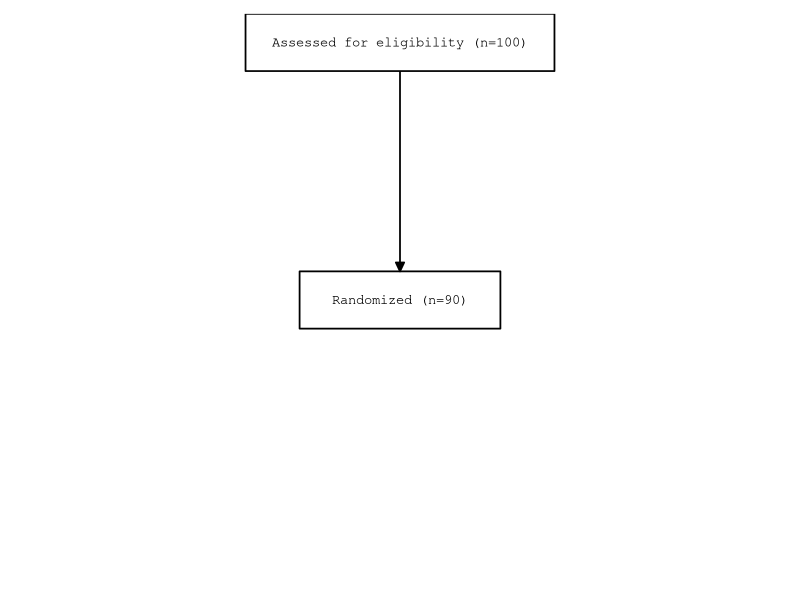
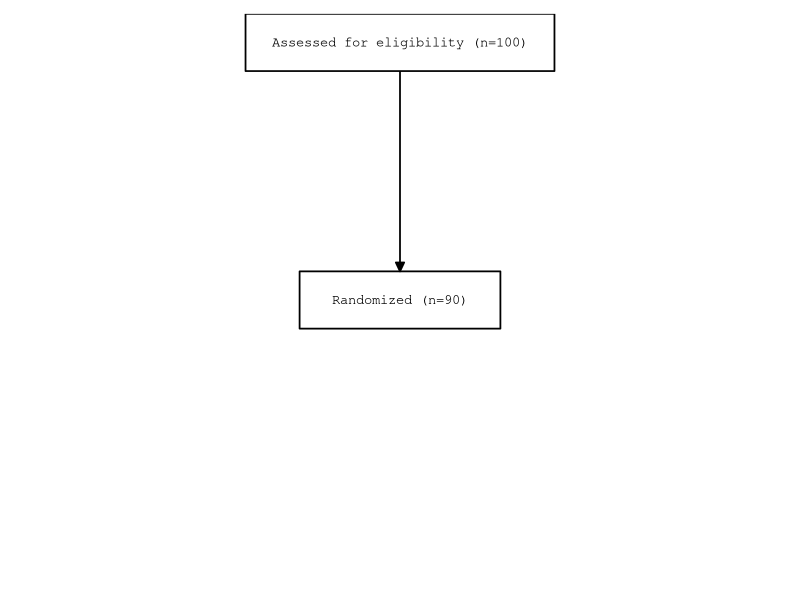

Here is the R script that generated these plots, in order:
# P062_diagram_plot.sas -> R translation
# Creates flow diagram with 2 boxes and 1 connecting line (CONSORT-style example)
# Outputs: sgplot.png + CSV of plotted data

out <- Sys.getenv("OUT_DIR")
if (out == "" || is.na(out)) out <- getwd()
if (!dir.exists(out)) dir.create(out, recursive = TRUE, showWarnings = FALSE)

suppressPackageStartupMessages({
  library(dplyr)
  library(tidyr)
  library(ggplot2)
  library(grid)
})

# Helper: SAS round half away from zero (not strictly needed here but kept for fidelity)
round_half_up <- function(x, digits = 0) {
  posneg <- sign(x)
  z <- abs(x) * 10^digits
  z <- floor(z + 0.5 + 1e-12)
  posneg * z / 10^digits
}

# -------------------------------------------------------------------------
# diagram_box equivalent
# Creates:
#   diagram_box_<boxid>      : 4 corner coordinates
#   diagram_box_text_<boxid> : text position(s)
#   diag_style_<boxid>       : style attributes
# -------------------------------------------------------------------------
diagram_box <- function(boxid = 1, left_x = 10, top_y = 100, right_x = 30, bottom_y = 90,
                        text = "", text_just = "center", text_size = 10, text_color = "black",
                        linecolor = "black", linepattern = "solid", linethickness = 1) {
  DIAGID <- as.character(boxid)

  # box polygon (4 corners, closed by geom_polygon)
  box_df <- data.frame(
    DIAGID = DIAGID,
    boxid  = as.numeric(boxid),
    box_x  = c(left_x, right_x, right_x, left_x),
    box_y  = c(top_y,  top_y,  bottom_y, left_x * 0 + bottom_y), # keep numeric
    stringsAsFactors = FALSE
  )
  # correct bottom_y for 4th point (avoid vector recycling confusion)
  box_df$box_y[4] <- bottom_y

  # text position: intersection of diagonals = center of rectangle
  # SAS computes via diagonal intersection; for axis-aligned rectangle this is midpoint
  x1 <- left_x;  y1 <- top_y
  x2 <- right_x; y2 <- top_y
  x3 <- right_x; y3 <- bottom_y
  x4 <- left_x;  y4 <- bottom_y
  den <- (x1 - x3) * (y2 - y4) - (y1 - y3) * (x2 - x4)
  if (den == 0) {
    warning("The diagonals are parallel or coincide. A quadrilateral cannot be formed.")
    text_x <- NA_real_; text_y <- NA_real_; text_x2 <- NA_real_; text_y2 <- NA_real_
  } else {
    num1 <- (x1 * y3 - y1 * x3)
    num2 <- (x2 * y4 - y2 * x4)
    cx <- (num1 * (x2 - x4) - (x1 - x3) * num2) / den
    cy <- (num1 * (y2 - y4) - (y1 - y3) * num2) / den
    if (toupper(text_just) != "LEFT") {
      text_x <- cx; text_y <- cy; text_x2 <- NA_real_; text_y2 <- NA_real_
    } else {
      text_x <- NA_real_; text_y <- NA_real_; text_x2 <- x1 + 1; text_y2 <- cy
    }
  }

  if (toupper(text_just) != "LEFT") {
    text_df <- data.frame(
      DIAGID = DIAGID,
      text_x = text_x, text_y = text_y,
      text_x2 = NA_real_, text_y2 = NA_real_,
      text = as.character(text), text2 = NA_character_,
      sizeresponse = as.numeric(text_size),
      stringsAsFactors = FALSE
    )
  } else {
    text_df <- data.frame(
      DIAGID = DIAGID,
      text_x = NA_real_, text_y = NA_real_,
      text_x2 = text_x2, text_y2 = text_y2,
      text = NA_character_, text2 = as.character(text),
      sizeresponse = as.numeric(text_size),
      stringsAsFactors = FALSE
    )
  }

  style_df <- data.frame(
    id = "DIAGID",
    value = as.character(boxid),
    textcolor = as.character(text_color),
    linecolor = as.character(linecolor),
    linepattern = as.character(linepattern),
    linethickness = as.numeric(linethickness),
    stringsAsFactors = FALSE
  )

  list(box = box_df, text = text_df, style = style_df)
}

# -------------------------------------------------------------------------
# diagram_line equivalent
# -------------------------------------------------------------------------
diagram_line <- function(lineid = 1, start_x = 30, start_y = 90,
                         midpoint_x = NULL, midpoint_y = NULL,
                         end_x = 30, end_y = 60,
                         linecolor = "black", linepattern = "solid", linethickness = 1) {
  LINEID <- as.character(lineid)
  has_mid <- !is.null(midpoint_x) && !is.null(midpoint_y) &&
             !is.na(midpoint_x) && !is.na(midpoint_y) &&
             nzchar(as.character(midpoint_x)) && nzchar(as.character(midpoint_y))

  if (has_mid) {
    line_df <- data.frame(
      `_LINEID` = rep(LINEID, 3),
      lineid = rep(as.numeric(lineid), 3),
      line_x = c(as.numeric(start_x), as.numeric(midpoint_x), as.numeric(end_x)),
      line_y = c(as.numeric(start_y), as.numeric(midpoint_y), as.numeric(end_y)),
      check.names = FALSE, stringsAsFactors = FALSE
    )
  } else {
    line_df <- data.frame(
      `_LINEID` = rep(LINEID, 2),
      lineid = rep(as.numeric(lineid), 2),
      line_x = c(as.numeric(start_x), as.numeric(end_x)),
      line_y = c(as.numeric(start_y), as.numeric(end_y)),
      check.names = FALSE, stringsAsFactors = FALSE
    )
  }

  style_df <- data.frame(
    id = "_LINEID",
    value = as.character(lineid),
    linecolor = as.character(linecolor),
    linepattern = as.character(linepattern),
    linethickness = as.numeric(linethickness),
    stringsAsFactors = FALSE
  )

  list(line = line_df, style = style_df)
}

# -------------------------------------------------------------------------
# Build the header's usage example (as SAS driver does)
# -------------------------------------------------------------------------
b1 <- diagram_box(boxid = 1, left_x = 30, top_y = 100, right_x = 70, bottom_y = 90,
                  text = "Assessed for eligibility (n=100)")
l1 <- diagram_line(lineid = 1, start_x = 50, start_y = 90, end_x = 50, end_y = 55)
b2 <- diagram_box(boxid = 2, left_x = 37, top_y = 55, right_x = 63, bottom_y = 45,
                  text = "Randomized (n=90)")

# Combine for plot_diag (SAS: set diagram_:)
# Use bind_rows with fill to mimic SAS SET stacking different columns
plot_diag <- dplyr::bind_rows(b1$box, b2$box, b1$text, b2$text, l1$line)

# Combine attributes (SAS: set diag_style_: line_style_:)
plot_diag_attr <- dplyr::bind_rows(b1$style, b2$style, l1$style)

# Prepare data subsets for ggplot
boxes <- dplyr::bind_rows(b1$box, b2$box)
texts_center <- dplyr::bind_rows(b1$text, b2$text) %>%
  dplyr::filter(!is.na(text) & nzchar(text)) %>%
  dplyr::mutate(text_plot = gsub("#", "\n", text, fixed = TRUE))

texts_left <- dplyr::bind_rows(b1$text, b2$text) %>%
  dplyr::filter(!is.na(text2) & nzchar(text2)) %>%
  dplyr::mutate(text2_plot = gsub("#", "\n", text2, fixed = TRUE))

lines <- l1$line

# For CSV: create a tidy representation of all plotted elements
# Keep original SAS variable names where possible
plot_diag_csv <- plot_diag
# Ensure consistent column order for CSV
# Write plot_diag and attributes
write.csv(plot_diag, file.path(out, "plot_diag.csv"), row.names = FALSE, na = "")
write.csv(plot_diag_attr, file.path(out, "plot_diag_attr.csv"), row.names = FALSE, na = "")

# Also write a dedicated sgplot CSV (plotted data) as required
# Include boxes, texts, lines in one file with type indicator
sgplot_data <- dplyr::bind_rows(
  boxes %>% mutate(type = "box"),
  texts_center %>% mutate(type = "text_center"),
  texts_left %>% mutate(type = "text_left"),
  lines %>% mutate(type = "line")
)
# For the expected name, write both sgplot.csv and sgplot_data.csv
write.csv(sgplot_data, file.path(out, "sgplot.csv"), row.names = FALSE, na = "")
write.csv(sgplot_data, file.path(out, "sgplot_data.csv"), row.names = FALSE, na = "")

# -------------------------------------------------------------------------
# Plot: replicate PROC SGPLOT polygon + text + series with arrows
# -------------------------------------------------------------------------
# Map text size: SAS sizeresponse 10pt -> ggplot size ~ 10 * 0.35 = 3.5mm approx
# Use size in mm via geom_text size (pt). Keep 4 for readability.
p <- ggplot() +
  geom_polygon(data = boxes,
               aes(x = box_x, y = box_y, group = boxid),
               fill = "white", colour = "black", linewidth = 0.6) +
  geom_text(data = texts_center,
            aes(x = text_x, y = text_y, label = text_plot),
            family = "Courier", size = 3.5, colour = "black",
            lineheight = 0.9) +
  # left-justified texts (not used in this example but kept for completeness)
  { if (nrow(texts_left) > 0)
      geom_text(data = texts_left,
                aes(x = text_x2, y = text_y2, label = text2_plot),
                family = "Courier", size = 3.5, colour = "black",
                hjust = 0, lineheight = 0.9)
    else NULL } +
  geom_path(data = lines,
            aes(x = line_x, y = line_y, group = lineid),
            colour = "black", linewidth = 0.6,
            arrow = arrow(type = "closed", length = unit(0.25, "cm"), angle = 25)) +
  coord_cartesian(xlim = c(0, 100), ylim = c(0, 100), expand = FALSE) +
  theme_void() +
  theme(
    plot.background = element_rect(fill = "white", colour = NA),
    panel.background = element_rect(fill = "white", colour = NA),
    panel.border = element_blank(),
    plot.margin = margin(10, 10, 10, 10, "pt")
  )

# Save figure as PNG (SAS SGPlot.png -> sgplot.png)
ggsave(filename = file.path(out, "sgplot.png"), plot = p,
       width = 8, height = 6, units = "in", dpi = 300, bg = "white")
# Also save as SGPlot.png for case-sensitive check
ggsave(filename = file.path(out, "SGPlot.png"), plot = p,
       width = 8, height = 6, units = "in", dpi = 300, bg = "white")

cat("Outputs written to:", out, "\n")
cat(" - sgplot.png / SGPlot.png\n")
cat(" - sgplot.csv (plotted data)\n")
cat(" - plot_diag.csv, plot_diag_attr.csv\n")
